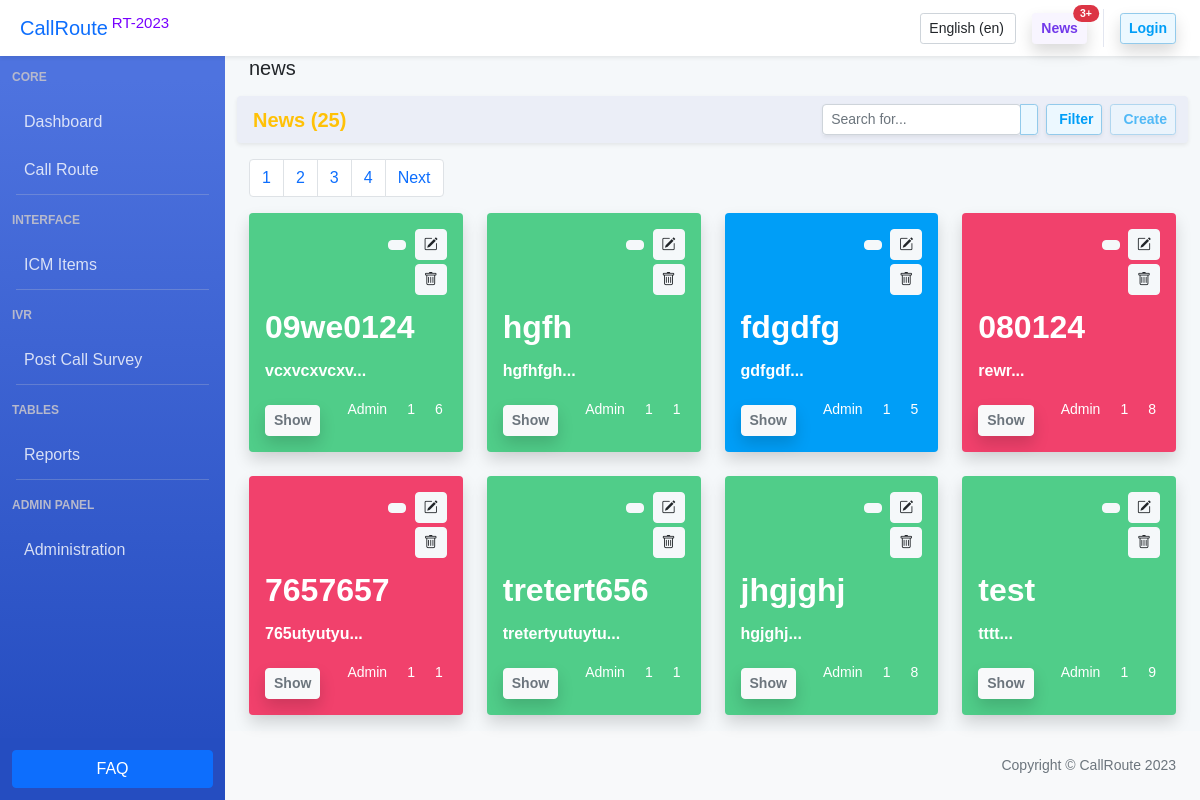
The page /en/news/srch_auto on the database its author committed.
### news/models.py (models this page shows, shortened)
class Article(models.Model):
    categories = (('R', 'Report'),
                  ('DIVR', 'Dashboard/IVR'),
                  ('G', 'Global'),
                  ('C', 'CallRoute'),
                  )
    author = models.ForeignKey(User, on_delete=models.SET_NULL, null=True)
    title = models.CharField('Название', max_length=50, default='')
    anouncement = models.TextField('Аннотация', max_length=250)
    text = models.TextField('Текст новости')
    date = models.DateTimeField('Дата публикации', auto_now=True) #auto_created=True
    category = models.CharField(choices=categories, max_length=20, verbose_name='Категории')
    tags = models.ManyToManyField(to=Tag, blank=True)
    slug = models.SlugField()
    objects = models.Manager()
    published = PublishedToday()
    def shortanouncement(self):
        return f'{str(self.anouncement)[:25]}...'
    def generatecommentcount(self):
        return f'{str(random.randint(0,9))}'
    def get_views(self):
        return self.views.count()
    class Meta:
        ordering = ['title', 'date']  #сортировка
        verbose_name = 'Новость'
        verbose_name_plural = 'Новости'

### news/views.py (the view)
# urls.py: path('srch_auto', views.srch_auto, name='srch_auto'),
def srch_auto(request):
    formArticle = ArticleForm()  # пустая форма
    selected_author = request.session.get('author_filter')
    selected_category = request.session.get('category_filter')
    print('selected_author:', selected_author)
    print('selected_category:', selected_category)
    selected_author = 0 if selected_author == None else selected_author
    selected_category = 0 if selected_category == None else selected_category
    author_list = User.objects.all()
    category_list = Article.categories
    if request.method == "POST":
        typename = request.POST.get('name')
        print('typename', typename)
        if typename == 'FilterApply': #фильтруем новости
            selected_author = int(request.POST.get('author_filter'))
            selected_category = int(request.POST.get('category_filter'))
            request.session['author_filter'] = selected_author
            request.session['category_filter'] = selected_category
            if selected_author == 0: #выбраны все авторы
                articles = Article.objects.all()
            else:
                articles = Article.objects.filter(author=selected_author)
            if selected_category != 0: #фильтруем найденные по авторам результаты по категориям
                articles = articles.filter(category__icontains=category_list[selected_category-1][0])
        elif typename == 'SaveArticle': #сохраняем статью
            form = ArticleForm(request.POST)
            print('typename', typename)
            if form.is_valid():
                current_user = request.user
                if current_user != None:  # проверка, что юзер не аноним
                    new_article = form.save(commit=False)  # чтобы не записывалась сразу в БД
                    new_article.author = current_user
                    new_article.save()  # сохраняем в БД
                    print(new_article.id)
                    for img in request.FILES.getlist('image_field'):
                        Image.objects.create(article=new_article, image=img, title=img.name)
                    try:
                        form.save_m2m()  # чтобы теги сохранились
                        messages.success(request, f'Article {new_article.title} created!')
                    except:
                        print('Новость удалена')
                    return redirect('news_index')  # Перенаправляем на страницу новостей
        elif typename == 'SearchShow':  #отображаемые из поиска
            print('typename:', typename)
            search_value = request.POST.get('search')
            print('postvalue:',request.POST.get('search'))
            print('type_postvalue',type(request.POST.get('search')))
            articles = Article.objects.filter(title__icontains=search_value)
    else: #если страница открывается впервые
        articles = Article.objects.all()
        if selected_author != 0:  # если не пустое - находим нужные ноновсти
            articles = articles.filter(author=selected_author)
        if selected_category != 0:  # фильтруем найденные по авторам результаты по категориям
            articles = articles.filter(category__icontains=category_list[selected_category - 1][0])
    articles = articles.order_by('-date')
    total_article = len(articles)
    print('total_article:', total_article)
    p = Paginator(articles, 8)
    page_number = request.GET.get('page')
    page_obj = p.get_page(page_number)
    print(page_obj)
    context = {'articles': page_obj,
            'author_list': author_list,
            'category_list': category_list,
            'selected_author': selected_author,
            'selected_category': selected_category,
            'news': news,
            'total_article': total_article,
            'formArticle': formArticle
            }
    return render(request, 'news/news.html', context)

### news/forms.py
class ArticleForm(ModelForm):
    image_field = MultipleFileField() #или forms.ImageField()
    class Meta:
        model = Article
        fields = ['title', 'anouncement', 'text', 'tags', 'author', 'category']
        widgets = {
            'title': TextInput(attrs={'class': 'form-control'}),
            'anouncement': Textarea(attrs={'cols': 80, 'rows':2, 'class': 'form-control'}),
            'text': Textarea(attrs={'cols': 80, 'rows': 3, 'class': 'form-control'}), #'style':'width:30%' - можно назначить стайл, класс
            'tags': CheckboxSelectMultiple(),
            'category': RadioSelect(),
            'author': Select(attrs={'class': 'form-control'})
        }

### news/models.py (called while the page is built)
    def __str__(self):
        return self.title

### users/templatetags/users_extras.py (called while the page is built)
@register.filter(name="has_group")
def has_group(user, group_name):
    return user.groups.filter(name=group_name).exists()

### news/templates/news/news.html (shortened to what this page needs)
{% load static %}
{% load crispy_forms_tags %}
{% include 'main/header.html' %}
<body class="sb-nav-fixed">
    {% include 'main/navbar-top.html' %}
        <div id="layoutSidenav">
            {% include 'main/sidebar.html' %}
            <div id="layoutSidenav_content">
                <main>
                    <div class="container-fluid px-4">
                        <h5> news </h5>
                        <div class="row rounded shadow-sm my-3" style="background-color: #ebeef7;">
                            <div class="col-12">
                                <div class="d-flex justify-content-end align-items-center py-2">
                                    <div class="me-auto">
                                        <h5 class="m-0 fw-bold text-warning">News ({{ total_article }})</h5>
                                    </div>
                                    <div class="search me-2">
                                        <form method="POST">
                                            <div class="input-group input-group-sm shadow-sm">
                                                <input class="form-control rounded" type="text" placeholder="Search for..." aria-label="Search for..." aria-describedby="btnNavbarSearch" id="search_input" name="search"/>
                                                <button class="btn btn-light-primary" id="btnNavbarSearch" type="submit"></button>
                                            </div>
                                        </form>
                                    </div>
                                    <div class="me-2">
                                        <div class="dropdown">
                                            <button class="btn btn-light-primary btn-sm fw-bolder shadow-sm" type="button" id="dropdownMenuClickableInside" data-bs-auto-close="outside" data-bs-toggle="dropdown" aria-expanded="false">
                                                Filter
                                            </button>
                                        </div>
                                    </div>
                                    <div>
                                        {% load users_extras %}
                                        <button href="#" type="button" class="btn btn-light-primary btn-sm shadow-sm fw-bolder" {% if not request.user|has_group:"Authors" %} disabled {% endif %} data-bs-toggle="modal" data-bs-target="#modalLarge">Create</button>
                                    </div>
                                </div>
                            </div>
                        </div>
                        {% if total_article > 1 %}
                            {% if total_article > 5 %}
                            <div class="row">
                                <nav aria-label="Page navigation example">
                                    <ul class="pagination">
                                        {% for p in articles.paginator.page_range %}
                                            {% if articles.number == p %}
                                                <li class="page-item"><a class="page-link"  href="?page={{ p }}">{{ p }}</a></li>
                                            {% else %}
                                                <li class="page-item"><a class="page-link" href="?page={{ p }}">{{ p }}</a></li>
                                            {% endif %}
                                        {% endfor %}
                                        {% if articles.has_next %}
                                            <li class="page-item"><a class="page-link" href="?page={{ articles.next_page_number }}">Next</a></li>
                                        {% endif %}
                                    </ul>
                                </nav>
                            </div>
                            {% endif %}
                        {% endif %}
                        <div class="row g-4 g-xl-8 pb-3">
                            {% for article in articles %}
                            <div class="col-xl-3 col-lg-4 col-md-6">
                                <div class="card {% if article.category == 'R' %} bg-custom-success {% elif article.category == 'DIVR' %} bg-custom-danger
                                                    {% elif article.category == 'G' %} bg-custom-info {% elif article.category == 'C' %} bg-custom-primary {% else %} bg-custom-dark  {% endif %} border-0 shadow light-hoverable" style="text-decoration: none;">
                                    <div class="card-body">
                                        <div class="d-flex justify-content-start">
                                                <div class="ms-auto">
                                                    <a href=" {% url 'favorites' article.pk %}" type="button" class="btn btn-sm btn-icon btn-bg-light btn-active-color-primary rounded me-1"></a>
                                                    <a href="/news/update/{{ article.id }}" type="button" class="btn btn-sm btn-icon btn-bg-light btn-active-color-primary rounded"><i class="bi bi-pencil-square"></i></a>
                                                </div>
                                            </div>
                                        <div class="d-flex justify-content-end mt-1">
                                            <div><a href="/news/delete/{{ article.id }}" type="button" class="btn btn-sm btn-icon btn-bg-light btn-active-color-primary rounded"><i class="bi bi-trash"></i></a></div>
                                        </div>
                                        <div class="text-white fw-bolder fs-2 mb-2 mt-2">{{ article.title }}</div>
                                        <div class="fw-bold text-white">{{ article.shortanouncement }}</div>
                                        <div class="d-flex text-white align-items-end justify-content-end pt-3">
                                            <div class="d-flex me-auto">
                                                <a href="{% url 'news_detail_generic' article.pk %}" type="button" class="btn btn-sm btn-light rounded shadow"><span class="text-muted fw-bolder">Show</span></a>
                                            </div>
                                            <ul class="d-flex align-items-center justify-content-center list-unstyled mt-auto">
                                                <li class="d-flex align-items-center justify-content-center me-3">
                                                    <small>{{ article.author }}</small>
                                                </li>
                                                <li class="d-flex align-items-center justify-content-center me-3">
                                                    <small>{{ article.get_views }}</small>
                                                </li>
                                                <li class="d-flex align-items-center me-1">
                                                    <small>{{ article.generatecommentcount }}</small>
                                                </li>
                                            </ul>
                                        </div>
                                    </div>
                                </div>
                            </div>
                            {% endfor %}
                        </div>
                    </div>
                </main>
{% include 'main/footer.html' %}
{% include 'main/scripts.html' %}
</body>
</html>

### main/static/main/css/buttons.css (style rules this page uses)
.btn.btn-light-primary { color: #009ef7; border-color: #92caeb; background-color: #ecf8ff; }
.btn.btn-bg-light { border-color: #f5f8fa; background-color: #f5f8fa; }

### rows shown on the page
Article: title "09we0124", shortanouncement "vcxvcxvcxv...", author "Admin", get_views "1", generatecommentcount "6"
Article: title "hgfh", shortanouncement "hgfhfgh...", author "Admin", get_views "1", generatecommentcount "1"
Article: title "fdgdfg", shortanouncement "gdfgdf...", author "Admin", get_views "1", generatecommentcount "5"
Article: title "080124", shortanouncement "rewr...", author "Admin", get_views "1", generatecommentcount "8"
Article: title "7657657", shortanouncement "765utyutyu...", author "Admin", get_views "1", generatecommentcount "1"
Article: title "tretert656", shortanouncement "tretertyutuytu...", author "Admin", get_views "1", generatecommentcount "1"
Article: title "jhgjghj", shortanouncement "hgjghj...", author "Admin", get_views "1", generatecommentcount "8"
Article: title "test", shortanouncement "tttt...", author "Admin", get_views "1", generatecommentcount "9"

### other values the page prints
{{ total_article }} "25"
{{ p }} "1"
{{ p }} "2" "3" "4"
